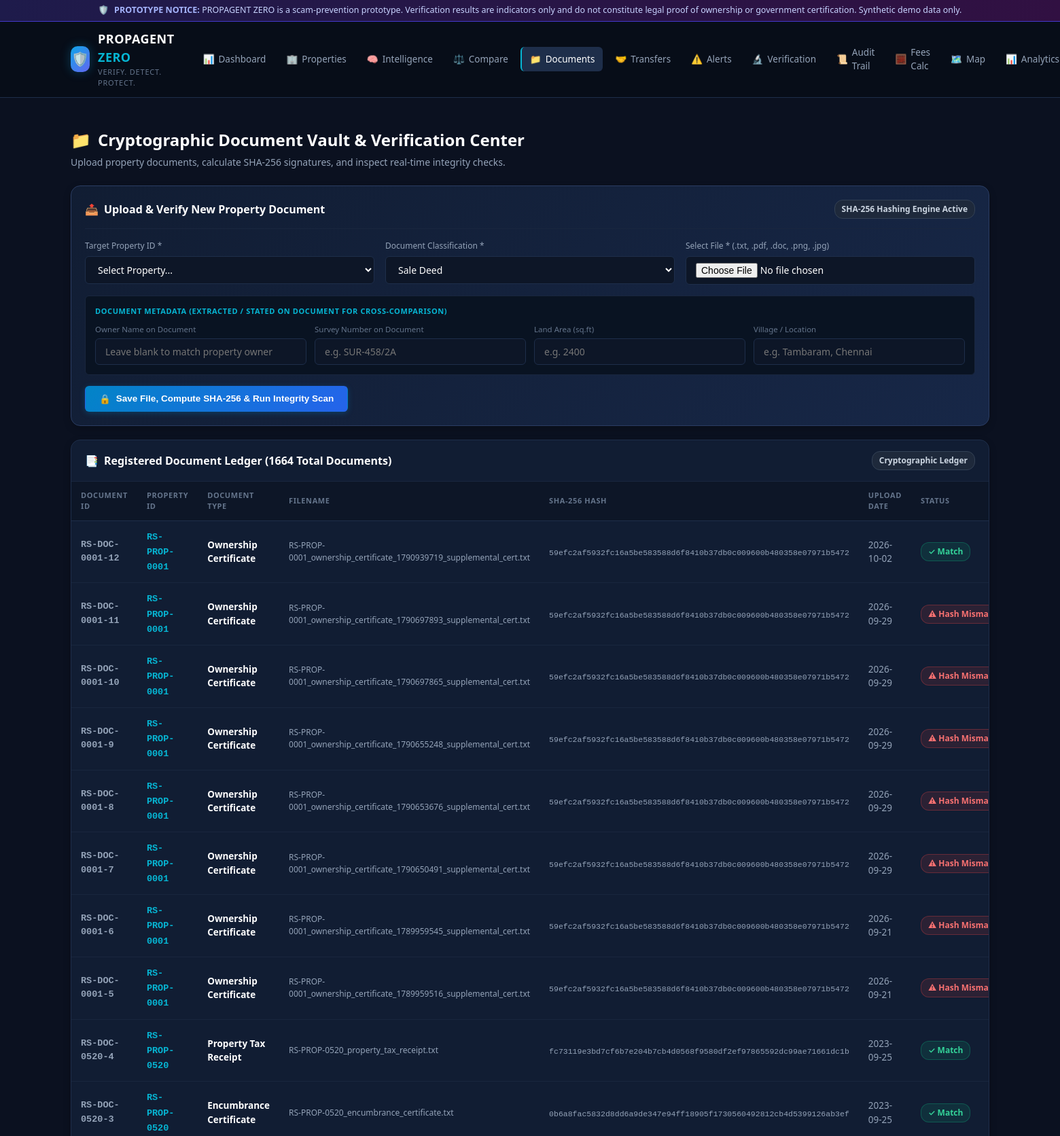
Screenshot of /documents (signed in, upper part) with the database file from the repository.
### tables this page shows
CREATE TABLE documents (
        id INTEGER PRIMARY KEY AUTOINCREMENT,
        document_id TEXT UNIQUE NOT NULL,
        property_id TEXT NOT NULL,
        document_type TEXT NOT NULL,
        filename TEXT NOT NULL,
        sha256_hash TEXT NOT NULL,
        upload_date TEXT NOT NULL,
        verification_status TEXT NOT NULL DEFAULT 'Pending',
        FOREIGN KEY (property_id) REFERENCES properties (property_id) ON DELETE CASCADE
    );

### app.py (the view)
@app.route('/documents')
@login_required
def documents():
    conn = get_db_connection()
    cursor = conn.cursor()
    cursor.execute("""
        SELECT d.*, p.owner_name
        FROM documents d
        JOIN properties p ON d.property_id = p.property_id
        ORDER BY d.id DESC LIMIT 100
    """)
    docs = [dict(r) for r in cursor.fetchall()]
    cursor.execute("SELECT property_id, owner_name, village FROM properties ORDER BY property_id ASC")
    props = [dict(r) for r in cursor.fetchall()]
    cursor.execute("SELECT COUNT(*) as cnt FROM documents")
    total_docs = cursor.fetchone()['cnt']
    conn.close()
    return render_template('documents.html', documents=docs, properties=props, total_docs=total_docs)

### app.py (called while the page is built)
def get_csrf_token():
    if '_csrf_token' not in session:
        session['_csrf_token'] = secrets.token_hex(32)
    return session['_csrf_token']

@app.context_processor
def inject_template_globals():
    unread_count = 0
    uid = session.get('user_id')
    if uid:
        try:
            _conn = get_db_connection()
            row = _conn.execute(
                "SELECT COUNT(*) FROM notifications WHERE user_id = ? AND is_read = 0", (uid,)
            ).fetchone()
            unread_count = row[0] if row else 0
            _conn.close()
        except Exception:
            pass
    return {
        'csrf_token': get_csrf_token,
        'demo_mode': DEMO_MODE,
        'current_user_id': session.get('user_id'),
        'current_user_name': session.get('user_name'),
        'current_user_role': session.get('user_role'),
        'unread_notifications': unread_count
    }

@app.before_request
def security_and_csrf_protect():
    if request.path.startswith('/api/'):
        if 'user_id' in session:
            return
        key = request.headers.get('X-API-Key') or request.args.get('api_key')
        if key and secrets.compare_digest(key, API_KEY):
            return
        return jsonify({
            'error': 'Unauthorized',
            'message': 'API access requires an active session or valid X-API-Key.'
        }), 401
    if request.method in ('POST', 'PUT', 'DELETE', 'PATCH'):
        token = request.form.get('csrf_token') or request.headers.get('X-CSRFToken')
        session_token = session.get('_csrf_token')
        if not session_token or not token or not secrets.compare_digest(token, session_token):
            flash("Session expired — please sign in again to continue.", "warning")
            return redirect(url_for('login'))

def login_required(f):
    @wraps(f)
    def decorated_function(*args, **kwargs):
        if 'user_id' not in session:
            flash("Please sign in to access this resource.", "warning")
            return redirect(url_for('login', next=request.url))
        return f(*args, **kwargs)
    return decorated_function

@app.after_request
def set_security_headers(response):
    response.headers['X-Content-Type-Options'] = 'nosniff'
    response.headers['X-Frame-Options'] = 'SAMEORIGIN'
    response.headers['Referrer-Policy'] = 'strict-origin-when-cross-origin'
    return response

### templates/documents.html (shortened to what this page needs)
{% extends "base.html" %}
{% block content %}
<div class="page-header">
  <div class="page-title">
    <h2><span>📁</span> Cryptographic Document Vault & Verification Center</h2>
    <p>Upload property documents, calculate SHA-256 signatures, and inspect real-time integrity checks.</p>
  </div>
</div>
<div class="card" style="background: linear-gradient(135deg, #111d33 0%, #172747 100%); border-color: #2b3d63;">
  <div class="card-header">
    <h3><span>📤</span> Upload & Verify New Property Document</h3>
    <span class="badge badge-neutral">SHA-256 Hashing Engine Active</span>
  </div>
  <form method="POST" action="{{ url_for('upload_document_global') }}" enctype="multipart/form-data">
    <div style="display: grid; grid-template-columns: repeat(auto-fit, minmax(220px, 1fr)); gap: 16px; margin-bottom: 16px;">
      <div>
        <label style="font-size: 12px; color: var(--text-secondary); display: block; margin-bottom: 6px; font-weight: 500;">
          Target Property ID *
        </label>
        <select name="property_id" class="form-control" required>
          <option value="">Select Property...</option>
        </select>
      </div>
      <div>
        <label style="font-size: 12px; color: var(--text-secondary); display: block; margin-bottom: 6px; font-weight: 500;">
          Document Classification *
        </label>
        <select name="document_type" class="form-control" required>
          <option value="Sale Deed">Sale Deed</option>
        </select>
      </div>
      <div>
        <label style="font-size: 12px; color: var(--text-secondary); display: block; margin-bottom: 6px; font-weight: 500;">
          Select File * (.txt, .pdf, .doc, .png, .jpg)
        </label>
        <input type="file" name="file" class="form-control" required>
      </div>
    </div>
    <div style="background: #091322; border: 1px solid var(--border-subtle); border-radius: var(--radius-sm); padding: 14px; margin-bottom: 16px;">
      <div style="font-size: 11px; text-transform: uppercase; color: var(--accent-cyan); font-weight: 700; letter-spacing: 0.6px; margin-bottom: 10px;">
        Document Metadata (Extracted / Stated on Document for Cross-Comparison)
      </div>
      <div style="display: grid; grid-template-columns: repeat(auto-fit, minmax(200px, 1fr)); gap: 12px;">
        <div>
          <label style="font-size: 11.5px; color: var(--text-muted); display: block; margin-bottom: 4px;">Owner Name on Document</label>
          <input type="text" name="doc_owner" class="form-control" placeholder="Leave blank to match property owner">
        </div>
        <div>
          <label style="font-size: 11.5px; color: var(--text-muted); display: block; margin-bottom: 4px;">Survey Number on Document</label>
          <input type="text" name="doc_survey" class="form-control" placeholder="e.g. SUR-458/2A">
        </div>
        <div>
          <label style="font-size: 11.5px; color: var(--text-muted); display: block; margin-bottom: 4px;">Land Area (sq.ft)</label>
          <input type="number" step="any" name="doc_area" class="form-control" placeholder="e.g. 2400">
        </div>
        <div>
          <label style="font-size: 11.5px; color: var(--text-muted); display: block; margin-bottom: 4px;">Village / Location</label>
          <input type="text" name="doc_location" class="form-control" placeholder="e.g. Tambaram, Chennai">
        </div>
      </div>
    </div>
    <button type="submit" class="btn btn-primary" style="padding: 10px 20px;">
      <span>🔒</span> Save File, Compute SHA-256 & Run Integrity Scan
    </button>
  </form>
</div>
<div class="card" style="padding: 0; overflow: hidden;">
  <div class="card-header" style="padding: 16px 20px; margin: 0;">
    <h3><span>📑</span> Registered Document Ledger ({{ total_docs }} Total Documents)</h3>
    <span class="badge badge-neutral">Cryptographic Ledger</span>
  </div>
  <div class="table-responsive">
    <table class="data-table">
      <thead>
        <tr>
          <th>Document ID</th>
          <th>Property ID</th>
          <th>Document Type</th>
          <th>Filename</th>
          <th>SHA-256 Hash</th>
          <th>Upload Date</th>
          <th>Status</th>
        </tr>
      </thead>
      <tbody>
        {% for doc in documents %}
          <tr>
            <td class="mono-id">{{ doc.document_id }}</td>
            <td>
              <a href="{{ url_for('property_passport', property_id=doc.property_id) }}" class="mono-id" style="text-decoration: none;">
                {{ doc.property_id }}
              </a>
            </td>
            <td><strong>{{ doc.document_type }}</strong></td>
            <td style="font-size: 12px; color: var(--text-secondary);">{{ doc.filename }}</td>
            <td>
              <span class="mono-hash" title="{{ doc.sha256_hash }}">{{ doc.sha256_hash }}</span>
            </td>
            <td>{{ doc.upload_date }}</td>
            <td>
              {% if doc.verification_status == 'Verified' %}
                <span class="badge badge-verified">✓ Match</span>
              {% elif doc.verification_status == 'Hash Mismatch' %}
                <span class="badge badge-high-risk">⚠ Hash Mismatch</span>
              {% else %}
                <span class="badge badge-review-required">⚠ Review Req.</span>
              {% endif %}
            </td>
          </tr>
        {% else %}
          <tr>
            <td colspan="8" style="text-align: center; padding: 32px; color: var(--text-muted);">
              No documents currently recorded in vault.
            </td>
          </tr>
        {% endfor %}
      </tbody>
    </table>
  </div>
</div>
{% endblock %}

### static/style.css (style rules this page uses)
:root { --bg-main: #0b1120; --bg-card: #111d33; --bg-card-hover: #162442; --bg-sidebar: #070d18; --border-color: #1e2e4a; --border-subtle: #19263e; --text-primary: #f8fafc; --text-secondary: #94a3b8; --text-muted: #64748b; --accent-cyan: #06b6d4; --accent-blue: #3b82f6; --accent-indigo: #6366f1; --status-green: #10b981; --status-green-bg: rgba(16, 185, 129, 0.12); --status-green-border: rgba(16, 185, 129, 0.3); --status-amber: #f59e0b; --status-amber-bg: rgba(245, 158, 11, 0.12); --status-amber-border: rgba(245, 158, 11, 0.3); --status-red: #ef4444; --status-red-bg: rgba(239, 68, 68, 0.12); --status-red-border: rgba(239, 68, 68, 0.3); --font-sans: system-ui, -apple-system, BlinkMacSystemFont, "Segoe UI", Roboto, "Helvetica Neue", Arial, sans-serif; --font-mono: ui-monospace, SFMono-Regular, Menlo, Monaco, Consolas, "Liberation Mono", "Courier New", monospace; --radius-sm: 6px; --radius-md: 10px; --radius-lg: 14px; }
* { box-sizing: border-box; margin: 0; padding: 0; }
body { background-color: var(--bg-main); color: var(--text-primary); font-family: var(--font-sans); line-height: 1.5; font-size: 15px; min-height: 100vh; display: flex; flex-direction: column; }
.page-header { display: flex; align-items: center; justify-content: space-between; margin-bottom: 24px; flex-wrap: wrap; gap: 16px; }
.page-title h2 { font-size: 24px; font-weight: 700; color: #fff; display: flex; align-items: center; gap: 10px; }
.page-title p { color: var(--text-secondary); font-size: 14px; margin-top: 4px; }
.card { background-color: var(--bg-card); border: 1px solid var(--border-color); border-radius: var(--radius-lg); padding: 20px; margin-bottom: 20px; box-shadow: 0 4px 12px rgba(0, 0, 0, 0.2); }
.card-header { display: flex; align-items: center; justify-content: space-between; border-bottom: 1px solid var(--border-subtle); padding-bottom: 14px; margin-bottom: 16px; }
.card-header h3 { font-size: 16px; font-weight: 600; color: #fff; display: flex; align-items: center; gap: 8px; }
.badge { display: inline-flex; align-items: center; gap: 5px; font-size: 12px; font-weight: 600; padding: 4px 10px; border-radius: 12px; white-space: nowrap; }
.badge-low-risk, .badge-verified { background: var(--status-green-bg); border: 1px solid var(--status-green-border); color: #34d399; }
.badge-high-risk, .badge-mismatch, .badge-rejected { background: var(--status-red-bg); border: 1px solid var(--status-red-border); color: #f87171; }
.badge-neutral { background: #1e293b; border: 1px solid #334155; color: #cbd5e1; }
.table-responsive { width: 100%; overflow-x: auto; }
table.data-table { width: 100%; border-collapse: collapse; font-size: 13.5px; text-align: left; }
table.data-table th { background-color: #0d1627; color: var(--text-muted); font-weight: 600; text-transform: uppercase; font-size: 11px; letter-spacing: 0.6px; padding: 12px 14px; border-bottom: 1px solid var(--border-color); }
table.data-table td { padding: 12px 14px; border-bottom: 1px solid var(--border-subtle); color: var(--text-secondary); }
table.data-table td strong { color: #fff; }
.mono-id { font-family: var(--font-mono); font-weight: 600; color: var(--accent-cyan); }
.mono-hash { font-family: var(--font-mono); font-size: 11.5px; color: #94a3b8; max-width: 180px; overflow: hidden; text-overflow: ellipsis; white-space: nowrap; }
.btn { display: inline-flex; align-items: center; justify-content: center; gap: 8px; padding: 8px 16px; font-size: 13.5px; font-weight: 600; border-radius: var(--radius-sm); text-decoration: none; border: 1px solid transparent; cursor: pointer; transition: all 0.15s ease; }
.btn-primary { background: linear-gradient(135deg, #0284c7, #2563eb); color: #fff; box-shadow: 0 2px 8px rgba(2, 132, 199, 0.3); }
input.form-control, select.form-control, textarea.form-control { width: 100%; background: #0d1627; border: 1px solid var(--border-color); color: #fff; padding: 9px 14px; border-radius: var(--radius-sm); font-size: 14px; outline: none; font-family: inherit; }

### rows the page displays
documents: document_id "RS-DOC-0001-12", property_id "RS-PROP-0001", document_type "Ownership Certificate", filename "RS-PROP-0001_ownership_certificate_1790939719_supplemental_cert.txt", sha256_hash "59efc2af5932fc16a5be583588d6f8410b37db0c009600b480358e07971b5472", upload_date "2026-10-02", verification_status "✓ Match"
documents: document_id "RS-DOC-0001-11", property_id "RS-PROP-0001", document_type "Ownership Certificate", filename "RS-PROP-0001_ownership_certificate_1790697893_supplemental_cert.txt", sha256_hash "59efc2af5932fc16a5be583588d6f8410b37db0c009600b480358e07971b5472", upload_date "2026-09-29", verification_status "⚠ Hash…"
documents: document_id "RS-DOC-0001-10", property_id "RS-PROP-0001", document_type "Ownership Certificate", filename "RS-PROP-0001_ownership_certificate_1790697865_supplemental_cert.txt", sha256_hash "59efc2af5932fc16a5be583588d6f8410b37db0c009600b480358e07971b5472", upload_date "2026-09-29", verification_status "⚠ Hash…"
documents: document_id "RS-DOC-0001-9", property_id "RS-PROP-0001", document_type "Ownership Certificate", filename "RS-PROP-0001_ownership_certificate_1790655248_supplemental_cert.txt", sha256_hash "59efc2af5932fc16a5be583588d6f8410b37db0c009600b480358e07971b5472", upload_date "2026-09-29", verification_status "⚠ Hash…"
documents: document_id "RS-DOC-0001-8", property_id "RS-PROP-0001", document_type "Ownership Certificate", filename "RS-PROP-0001_ownership_certificate_1790653676_supplemental_cert.txt", sha256_hash "59efc2af5932fc16a5be583588d6f8410b37db0c009600b480358e07971b5472", upload_date "2026-09-29", verification_status "⚠ Hash…"
documents: document_id "RS-DOC-0001-7", property_id "RS-PROP-0001", document_type "Ownership Certificate", filename "RS-PROP-0001_ownership_certificate_1790650491_supplemental_cert.txt", sha256_hash "59efc2af5932fc16a5be583588d6f8410b37db0c009600b480358e07971b5472", upload_date "2026-09-29", verification_status "⚠ Hash…"
documents: document_id "RS-DOC-0001-6", property_id "RS-PROP-0001", document_type "Ownership Certificate", filename "RS-PROP-0001_ownership_certificate_1789959545_supplemental_cert.txt", sha256_hash "59efc2af5932fc16a5be583588d6f8410b37db0c009600b480358e07971b5472", upload_date "2026-09-21", verification_status "⚠ Hash…"
documents: document_id "RS-DOC-0001-5", property_id "RS-PROP-0001", document_type "Ownership Certificate", filename "RS-PROP-0001_ownership_certificate_1789959516_supplemental_cert.txt", sha256_hash "59efc2af5932fc16a5be583588d6f8410b37db0c009600b480358e07971b5472", upload_date "2026-09-21", verification_status "⚠ Hash…"
documents: document_id "RS-DOC-0520-4", property_id "RS-PROP-0520", document_type "Property Tax Receipt", filename "RS-PROP-0520_property_tax_receipt.txt", sha256_hash "fc73119e3bd7cf6b7e204b7cb4d0568f9580df2ef97865592dc99ae71661dc1b", upload_date "2023-09-25", verification_status "✓ Match"
documents: document_id "RS-DOC-0520-3", property_id "RS-PROP-0520", document_type "Encumbrance Certificate", filename "RS-PROP-0520_encumbrance_certificate.txt", sha256_hash "0b6a8fac5832d8dd6a9de347e94ff18905f1730560492812cb4d5399126ab3ef", upload_date "2023-09-25", verification_status "✓ Match"

### other values shown
{{ total_docs }} "1664"
